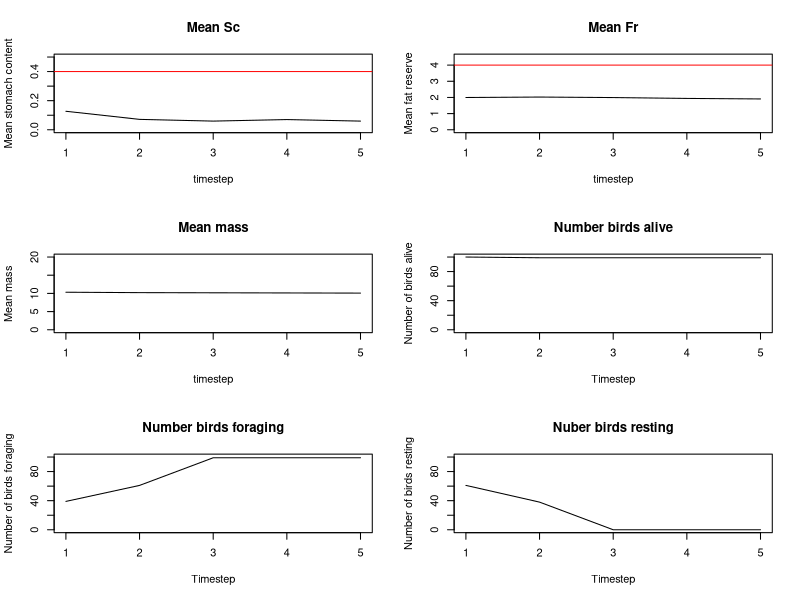
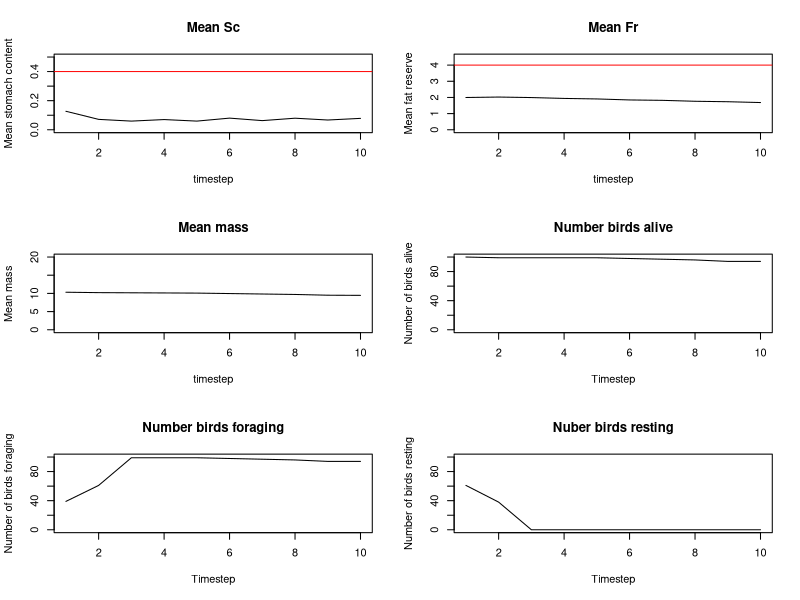
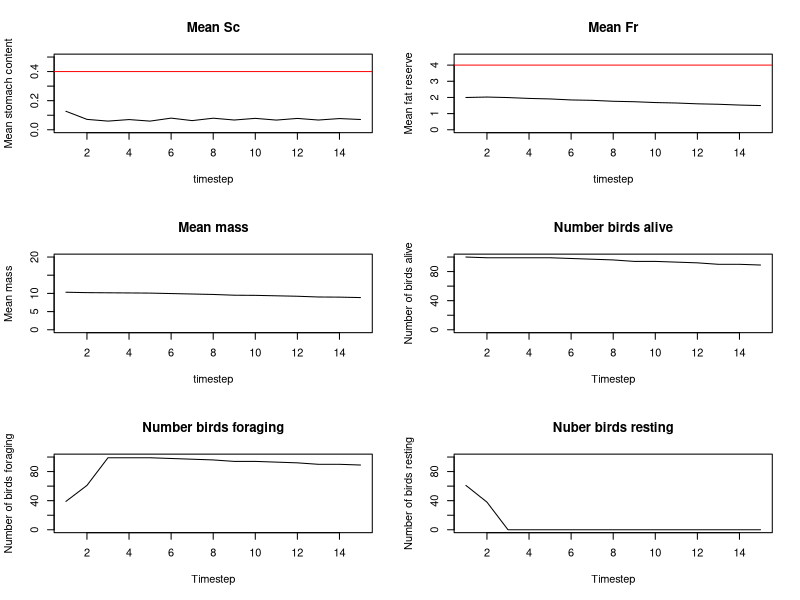
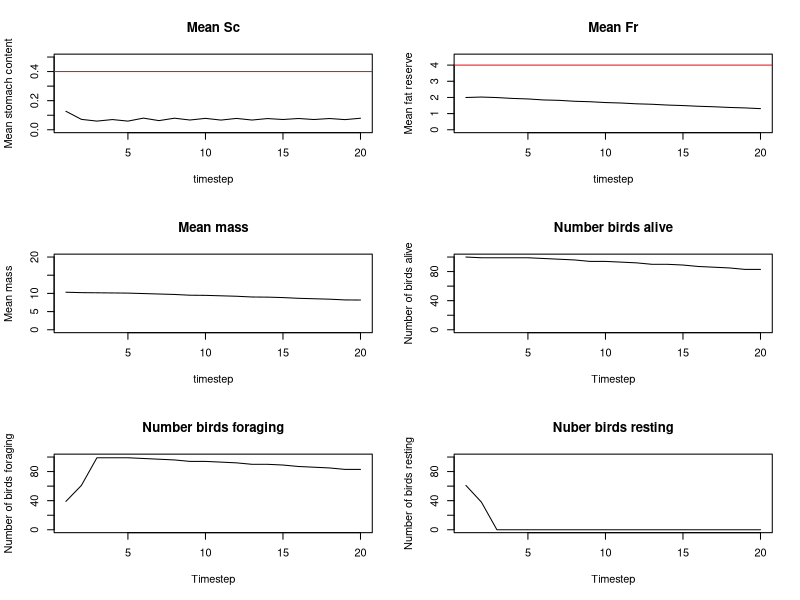
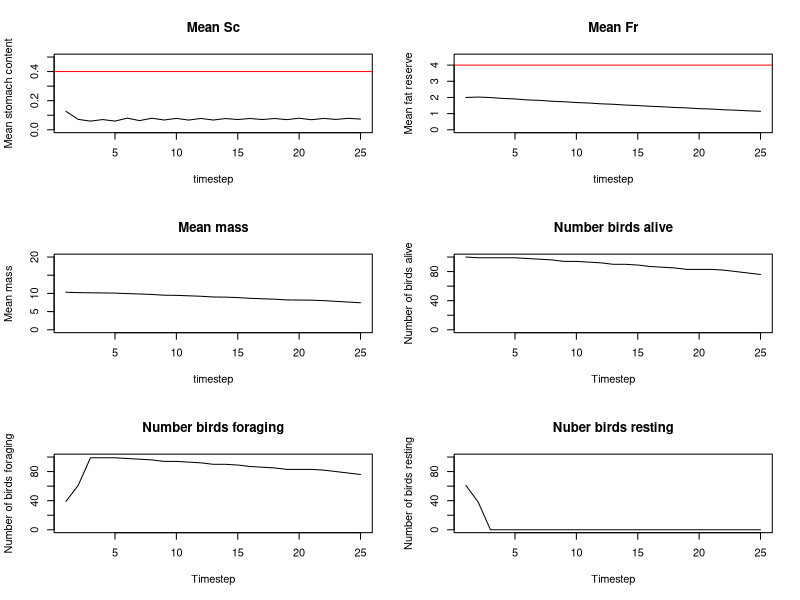
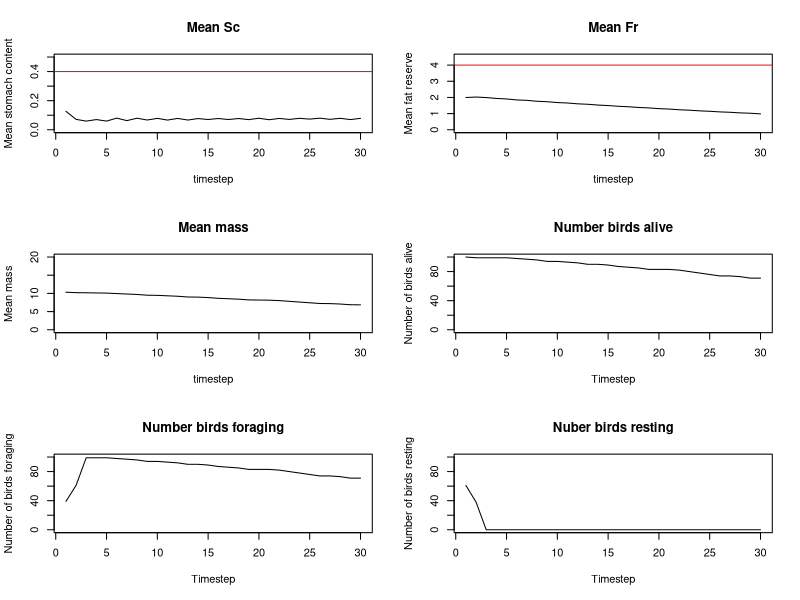
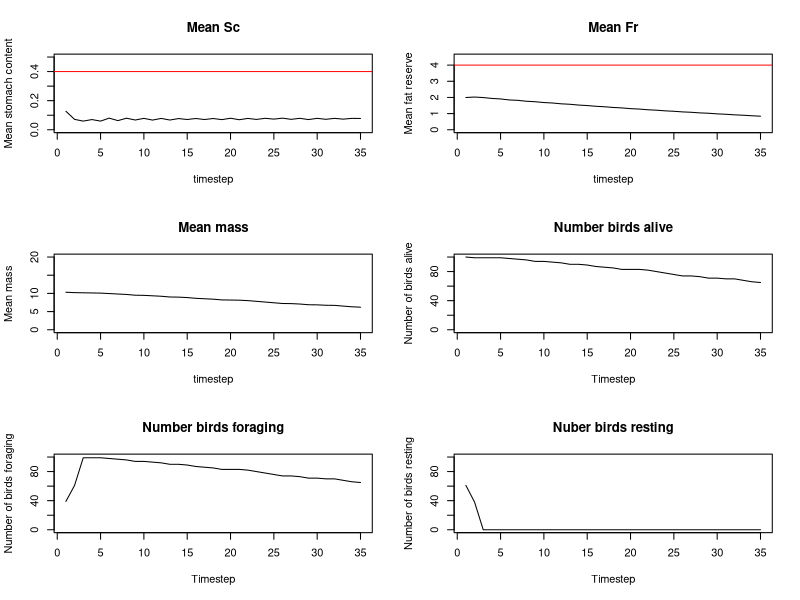
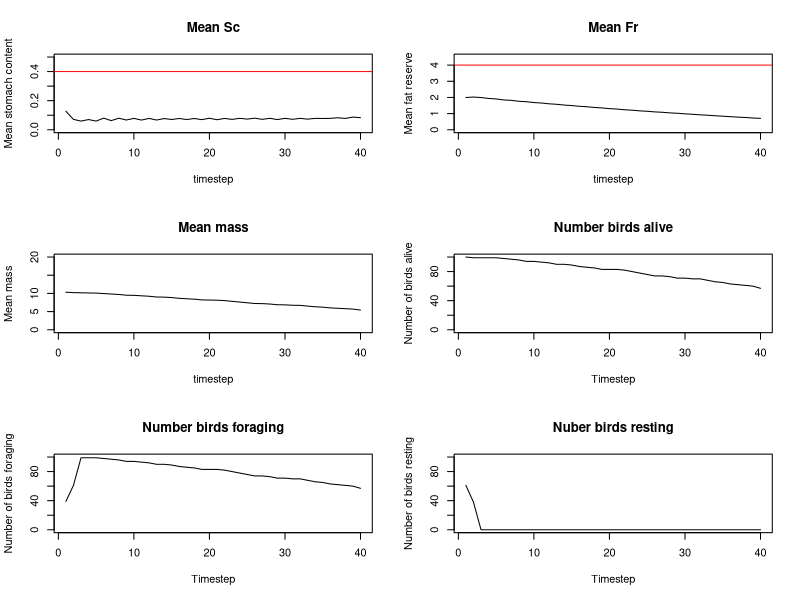

Recreate these plots in R, in order.
#################################
# Small bird in winter - ABM 
# 20/06/2022
# Vera Vinken 
#################################

##    description     ##

# Simple model where birds live in an environment specified below 
# each timestep birds either forage or rest
# This decision is based on the stomach content (below or above threshold)
# foraging is rewarded with food, but costs energy
# resting as a lower energy expenditure 
# For each timestep the behaviours, variables and number of birds alive is registered 



##    Steps for next model      ## 

# Build in night and day, which includes sleeping behaviour 
# Make sure that the initial mass in the first timestep includes fr and sc 
# threshold for behaviour could depend on more things than stomach content 
# Check the distributions of initial values. Some of them are not normal distributuions 
# check how the bmr is applied, hardcoded number in there right now. 
# work temp in (into mbr; see point above) --> mass needs to be implemented here too 


##    adressed in this version  ## 

# changed the 'killing' of birds to the start of each timestep 
# this way, dead birds will no longer do behaviours 
# also fixed the issue with the last collumn, that would give high values in the last version 


##############################
# initialize the population  #
##############################

# input parameters 
# can be put into a function later 
N<-100              # number of individuals 
T<-100              # number of timesteps 
temp<-(-5)          # Temperature 

food_item<-0.064    # value of a food item 
stom_size<-0.4      # stomach size of the bird 
th_forage_sc<-0.2  # threshold: if SC below this you forage 

stom_to_fat<-0.132  # variable that determines gram of sc goes to fat
fat_max<-4          # maximum fat reserve in gram 
num_food<-1         # number of food items found (this should be a distribution)

plot_interval<-5   # every x timestep a dot on the graph is added 


# create individual matrices 
mat_alive<-matrix(NA, N, (T))           # matrix to keep track of who's alive 
mat_sc<-matrix(NA, N, (T))              # matrix to keep track of stomach contents
mat_fr<-matrix(NA, N, (T))              # matrix to keep track of fat reserves 
mat_mass<-matrix(NA,N,(T))              # matrix to keep track of mass of birds 


# fill in some initial values for agent variables  
mass_init<-8+(rnorm(N, mean=0.2, sd=0.01))        # Gives initial mass from normal distribution
sc_init<-0+(runif(N, min=0, max=stom_size))       # gives initial stomach content from equal distribution
fr_init<-0+(runif(N, min=0, max=fat_max))         # gives initial fat reserves for random number between 0-4
alive_init<-rep(1, 100)                           # all birds are alive at the start 
# Put these in first column of the matrices  
mat_alive[,1]<-alive_init
mat_sc[,1]<-sc_init
mat_fr[,1]<-fr_init
mat_mass[,1]<-mass_init

# Create empty matrices to keep track of numbers
# keep track of means 
sc_mean<-matrix(NA, 1, (T))
fr_mean<-matrix(NA, 1, (T))
mass_mean<-matrix(NA,1, (T))
alive_mean<-matrix(NA,1, T)
# count what the birds are up to 
forage_count<-matrix(NA, N, (T))
rest_count<-matrix(NA, N, (T))
# total number of birds doing behaviours 
total_forage<-matrix(NA, 1, T)                  # total number of birds foraging each timestep
total_rest<-matrix(NA,1, T)                     # total number of birds resting each timestep 
total_alive<-matrix(NA,1,T)                     # total number of birds alive each timestep 

# Set up the food distribution 
# this doesnt work cause it gets negative values
# food_distr<-rnorm(100, mean=0.192, sd=0.4)

# Sort metabolic rates 
mr<-45.65-(1.33*temp)



###################################
#   start the for loop  timesteps # 
###################################

# Start a for loop for each timestep 
for (t in 1:T){
  
  
  
  ################################
  #      individual loops        # 
  ################################
  
  # now start a loop for every individual 
  for (i in (1:N)){
    
    # Check if individual is alive? 
    
    ################
    #  DEAD BIRDS  #
    ################
    # Check if you are in timestep further than 1 
    # and check if the bird was alive in the previous timestep
    # if the bird was dead before, it will be dead now
     if ((t>1 && (mat_alive[i,(t-1)]==0))){
      # in this case, the bird has already died 
      # it should be dead in this step also 
      mat_alive[i,t]<-0
      # then move on to check if the bird has enough fat reserves to live 
     } else if (t>1 && mat_fr[i,t]==0){
      mat_alive[i,t]<-0
      # if not, the bird dies 
      # if either the timestep is 1 or the bird has not died yet
      # the else statement starts and all alive birds do behaviours 
    } else{
      
      #################
      #  ALIVE BIRDS  #
      #################
      # in all the other cases, the bird is alive
      # in t=1 all birds are alive 
      mat_alive[i,t]<-1
      # Check what behavior the bird should do 
      
      #################
      #     FORAGE    # 
      #################
      
      # CHECK IF FORAGING 
      if ((mat_sc[i,t]) < th_forage_sc){
        # SET COUNTING MATRICES 
        # In this case the bird should forage
        # set the forage to 1
        forage_count[i, t]<-1
        # set the resting matrix to 0
        rest_count[i,t]<-0
        
        # UPDATE AGENT OWNED VARIABLES 
        # Now, increase the stomach content
        mat_sc[i,(t)]<-(mat_sc[i,t])+(num_food*food_item)
        # now check if this doesnt exceed the stomach size 
        # if so, set the stomach content to stomach size 
        if (mat_sc[i,(t)]>stom_size){
          mat_sc[i,(t)]<-stom_size
        }
        # Set the BMR to the right level: cost of foraging
        BMR_multi<-8
      } # ends the foraging statement
      
      
      ##################
      #    RESTING     # 
      ##################
      
      # CHECK IF RESTING 
      # note that the threshold is coded in twice (both in forage and resting, could be an if-else)
      if ((mat_sc[i,t])>=th_forage_sc){
        # SET COUNTING MATRICES 
        # in the other case the bird should rest 
        # set the forage matrix to 0
        forage_count[i,t]<-0
        # set the rest matrix to 1
        rest_count[i,t]<-1
        
        # SET AGENT OWNED VARIABLES 
        # Set the BMR to the right level: cost of foraging
        BMR_multi<-1.95
        # the stomach content stays the same (initial value)
        
      } # end resting statement 
      
      ###################
      #    EVERYONE     # 
      ###################
      # No matter what behaviour you've done, these need updating 
      
      # UPDATE THE FAT RESERVES 
      # SC down and FR up 
      # first check if stomach has enough to actually move
      # move food out of stomach into fat 
      if (mat_sc[i,(t)]>= stom_to_fat){
        # new sc from resting/foraging can be used
        mat_sc[i,(t)]<-(mat_sc[i,(t)]-stom_to_fat)
        # the new fat reserve has not been determined yet
        mat_fr[i,(t)]<-(mat_fr[i,t]+stom_to_fat)
      }
      
      # ENERGY EXPENDITURE 
      # Set the fat reserves down depending on bmr-multi
      # first subtract the amount
      mat_fr[i,(t)]<-(mat_fr[i,t]-(0.0134*BMR_multi))
      # then make sure if this doesnt go below 0 
      if((mat_fr[i,(t)]<0)){
        mat_fr[i,(t)]<-0
      }
      # or above the maximum for fat-reserves 
      if((mat_fr[i,(t)]>fat_max)){
        mat_fr[i,(t)]<-fat_max
      }
      # check if the stomach content is above 0 
      if((mat_sc[i, (t)]<0)){
        mat_sc[i, (t)]<-0
      }
      # check if it is not above the stomach size either
      if((mat_sc[i,t]>stom_size)){
        mat_sc[i,t]<-stom_size
      }

      # SET MASS 
      # set the new mass for all individuals 
      mat_mass[i,t]<-((mass_init[i])+(mat_fr[i,t])+(mat_sc[i,t]))
      
      
      # # KILL BIRDS  
      # # birds need to be killed 
      # if(mat_fr[i,(t)]==0){
      #   mat_alive[i,(t)]<-0
      # } else{
      #   mat_alive[i,(t+1)]<-1
      # }
      
    } # end of loop for alive individuals 
    
  } # end of loop for each individual 
  
  ##########################
  #    wrap up timestep    # 
  ##########################
  
  
  # COUNT WHAT HAPPENED 
  # For each timestep, count what the birds are doing 
  total_forage[1,t]<-sum(forage_count[,t], na.rm=TRUE)  # counts how many birds foraged this timestep
  total_rest[1,t]<-sum(rest_count[,t], na.rm=TRUE)      # counts how many birds rested this timestep 
  total_alive[1,t]<-sum(mat_alive[,t], na.rm=TRUE)      # counts how many birds are alive this timestep
  
  # CALCULATE MEANS 
  sc_mean[t]<-mean(mat_sc[,t], na.rm = TRUE)        # adds mean stomach content for this timestep to matrix
  fr_mean[t]<-mean(mat_fr[,t], na.rm = TRUE)        # adds mean fat reserve for this timestep to matrix 
  mass_mean[t]<-mean(mat_mass[,t], na.rm = TRUE)    # adds mean mass for this timestep to mean-matrix
  alive_mean[t]<-mean(mat_alive[,t], na.rm= TRUE)
  
  # PLOT 
  # Make sure to plot every so often 
   if ((t/plot_interval)==floor(t/plot_interval)){
    Sys.sleep(0.05)          # forces an update to the plotting window 
    par(mfrow=c(3,2))
    # 1
    plot(1:t, sc_mean[1,(1:t)], ylim=c(0,(stom_size+0.1)), ylab='Mean stomach content', xlab='timestep', main='Mean Sc', type='l')
    abline(h=stom_size, col='red')
    # 2
    plot(1:t, fr_mean[1,(1:t)], ylim=c(0,(fat_max+0.5)), ylab='Mean fat reserve', xlab='timestep', main='Mean Fr', type='l')
    abline(h=fat_max, col='red')
    # 3
    plot(1:t, mass_mean[1,(1:t)], ylim=c(0,(20)), ylab='Mean mass', xlab='timestep', main='Mean mass', type='l')
    # 4
    plot(1:t, total_alive[1,(1:t)], ylim=c(0, N), ylab='Number of birds alive', xlab='Timestep', main='Number birds alive', type='l')
    # 5
    plot(1:t, total_forage[1,(1:t)], ylim=c(0, N), ylab='Number of birds foraging', xlab='Timestep', main='Number birds foraging', type='l')
    # 6
    plot(1:t, total_rest[1,(1:t)], ylim=c(0, N), ylab='Number of birds resting', xlab='Timestep', main='Nuber birds resting', type='l')
    Sys.sleep(0)             # turns that back off 
   }# end if statement 
  
  # MOVE ALL VARAIBLES TO T+1 
  # Note that this should only happen if youre not in the last timestep 
  if(t<T){
    # For the fr matrix 
    mat_fr[,(t+1)]<-mat_fr[,t]
    # For the mass matrix 
    mat_mass[,(t+1)]<-mat_fr[,t]
    # For the sc matrix 
    mat_sc[,(t+1)]<-mat_sc[,t]
  }
  
  
} # end of big timestep loop 


### notes Tom 21/6/22
# loop 1: entire 24 hours
# loop per individual 
# loop 2: day part
# loop 3: neight part 
